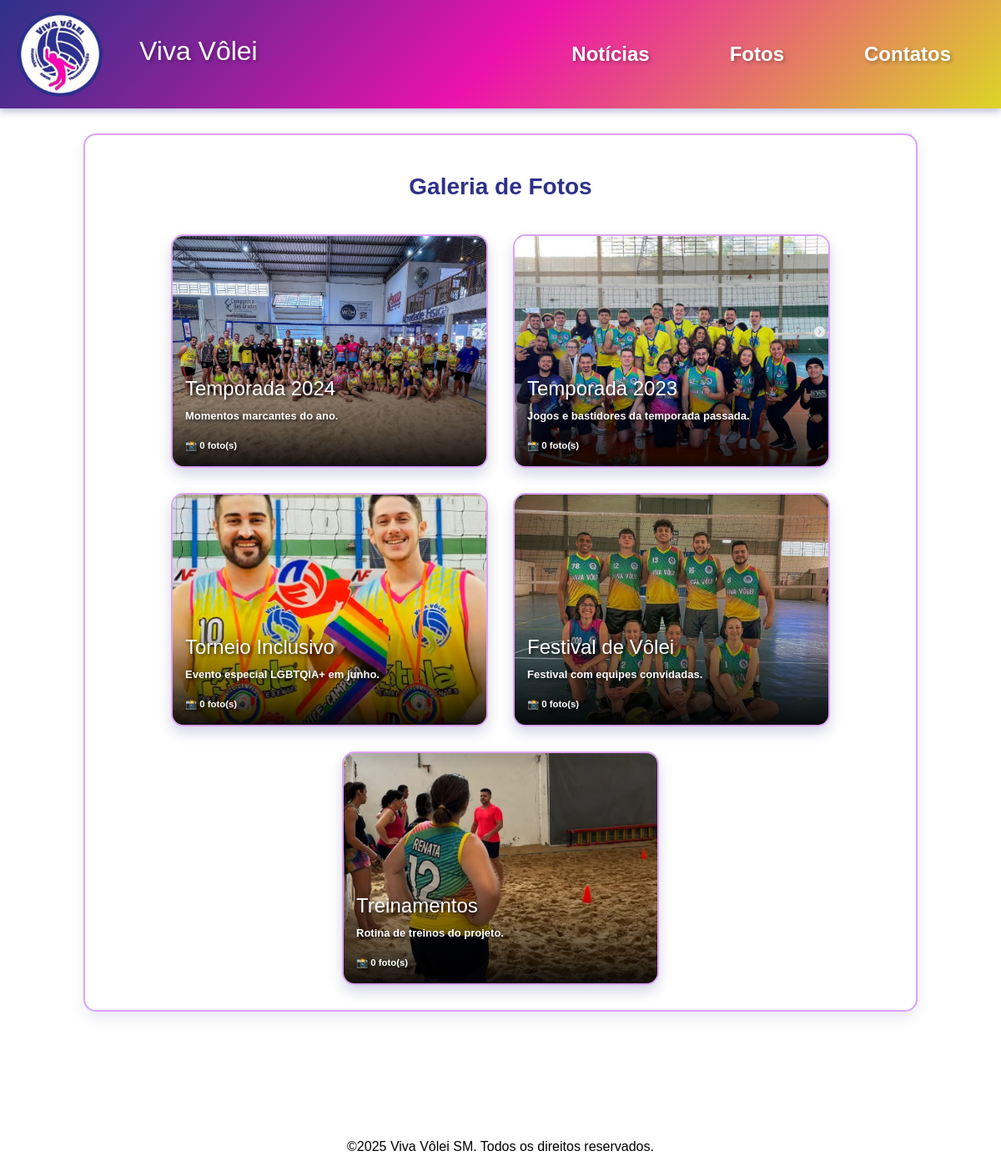
The page /fotos.php on the database its author committed.
### tables this page shows
CREATE TABLE `categorias_fotos` (
  `id` int NOT NULL AUTO_INCREMENT,
  `nome` varchar(100) NOT NULL,
  `slug` varchar(100) NOT NULL,
  `descricao` text,
  `imagem_capa` varchar(255) DEFAULT NULL,
  `created_at` timestamp NOT NULL DEFAULT CURRENT_TIMESTAMP,
  `updated_at` timestamp NOT NULL DEFAULT CURRENT_TIMESTAMP ON UPDATE CURRENT_TIMESTAMP,
  PRIMARY KEY (`id`),
  UNIQUE KEY `slug` (`slug`)
);

### src/ConexaoMysql.php (called while the page is built, shortened)
<?php
class ConexaoMysql {
    protected $mysqli;
    protected $server = '127.0.0.1';
    protected $user = 'root';
    protected $pass = '';
    protected $dataBase = 'viva';
    public function Conectar(){
        $this->mysqli = new mysqli($this->server, $this->user, $this->pass, $this->dataBase);
        $this->mysqli->set_charset('utf8');
    }
    public function Consultar($sql){
        try {
            if ($result = $this->mysqli->query($sql)){
                return $result;
            } else {
                $this->total = 0;
                return null;
            }
        } catch (Exception $exc) {
            $this->Desconectar();
        }
    }
 public function Desconectar(){
    if ($this->mysqli instanceof mysqli && !is_null($this->mysqli)) {
        $this->mysqli = null;
    }
}
}

### fotos.php (the view, shortened to what this page needs)
<!DOCTYPE html>
<html lang="pt-br">
<head>
    <link href="https://cdn.jsdelivr.net/npm/bootstrap@5.3.0/dist/css/bootstrap.min.css" rel="stylesheet">
    <link rel="stylesheet" href="https://cdnjs.cloudflare.com/ajax/libs/font-awesome/6.0.0-beta3/css/all.min.css">
    <link rel="stylesheet" href="css/fotos.css">
</head>
<body>
    <nav class="navbar navbar-expand-lg navbar-light">
        <div class="container-fluid">
          <img src="src/img/369951376_309555475108077_7449468456577851380_n-removebg-preview.png" alt="Logo" class="img-fluid logo" id="logo">
           <a class="navbar-brand d-flex align-items-center" href="viva.php">
                <h2>Viva Vôlei</h2>
            </a>
            <div class="collapse navbar-collapse justify-content-end" id="navbarNav">
                <ul class="navbar-nav">
                    <li class="nav-item">
                        <a class="nav-link" href="noticias.php">Notícias</a>
                    </li>
                    <li class="nav-item">
                        <a class="nav-link" href="fotos.php">Fotos</a>
                    </li>
                    <li class="nav-item">
                        <a class="nav-link" href="contatos.php">Contatos</a>
                    </li>
                </ul>
            </div>
        </div>
    </nav>
    <div class="container-principal">
        <div class="conteudo-centralizado">
            <h2 class="noticiao">Galeria de Fotos</h2>
            <div class="bloco-categorias">
                <?php
                require_once 'src/ConexaoMysql.php';
                $con = new ConexaoMysql();
                $con->Conectar();
                $sql = "SELECT * FROM categorias_fotos ORDER BY created_at DESC";
                $resultado = $con->Consultar($sql);
                if ($resultado && $resultado->num_rows > 0) {
                    while ($categoria = $resultado->fetch_assoc()) {
                        $sqlCount = "SELECT COUNT(*) as total FROM fotos WHERE categoria_id = " . $categoria['id'];
                        $resultCount = $con->Consultar($sqlCount);
                        $count = $resultCount->fetch_assoc()['total'];
                        echo '<div class="categoria-foto" onclick="window.location.href=\'galeria-categoria.php?id=' . $categoria['id'] . '\'" style="cursor: pointer; position: relative;">';
                        if ($categoria['imagem_capa'] && file_exists($categoria['imagem_capa'])) {
                            echo '<img src="' . htmlspecialchars($categoria['imagem_capa']) . '" alt="' . htmlspecialchars($categoria['nome']) . '">';
                        } else {
                            echo '<img src="src/img/default.jpg" alt="Imagem padrão">';
                        }
                        echo '<div class="categoria-info">';
                        echo '<h4>' . htmlspecialchars($categoria['nome']) . '</h4>';
                        echo '<p>' . htmlspecialchars($categoria['descricao']) . '</p>';
                        echo '<small style="color: rgba(255, 255, 255, 1); font-weight: bold;">📸 ' . $count . ' foto(s)</small>';
                        echo '</div>';
                        echo '</div>';
                    }
                }
                ?>
            </div>
        </div>
    </div>
    <footer class="footer">
        <div class="container">
            <p>&copy;2025 Viva Vôlei SM. Todos os direitos reservados.</p>
        </div>
    </footer>
</body>
</html>

### css/fotos.css (style rules this page uses)
* { margin: 0; padding: 0; box-sizing: border-box; font-family:'Lucida Sans', 'Lucida Sans Regular', 'Lucida Grande', 'Lucida Sans Unicode', Geneva, Verdana, sans-serif; }
body { background: white }
.logo { max-height: 110px; margin-top: -15px; margin-bottom: -15px; margin-left: 5px; }
.navbar { box-shadow: 0 4px 8px rgba(46, 49, 137, 0.3); height: 130px; background: linear-gradient(135deg, #2e3189 0%, #ec12ac 50%, #ddd526 100%); color: white; position: relative; }
.navbar::before { content: ''; position: absolute; top: 0; left: 0; right: 0; bottom: 0; background: linear-gradient(135deg, #2e3189 0%, rgba(236, 18, 172, 0.9) 50%, rgba(221, 213, 38, 0.9) 100%); z-index: 1; }
.navbar > * { position: relative; z-index: 2; }
.navbar a { position: relative; color: white; text-decoration: none; font-weight: 600; margin-left: 40px; margin-right: 40px; text-shadow: 2px 2px 4px rgba(0, 0, 0, 0.3); transition: all 0.3s ease; }
.navbar a::before { content: ''; position: absolute; top: 100%; left: 0; width: 0; height: 3px; background: linear-gradient(90deg, #f9fb00, #ec12ac); transition: width 0.3s ease; border-radius: 2px; }
.navbar-nav { text-align: center; }
.navbar-nav .nav-link { padding: 10px 20px; font-size: 24px; }
.container-principal { display: flex; justify-content: center; min-height: 100vh; width: 100%; margin-top: 30px; }
.conteudo-centralizado { background: white; width: 100%; max-width: 1000px; padding: 30px; border-radius: 15px; box-shadow: 0 8px 16px rgba(46, 49, 137, 0.1); border: 2px solid rgba(163, 18, 236, 0.392); }
.noticiao { text-align: center; margin-top: 15px; font-size: 28px; color: #2e3189; font-weight: 600; }
.bloco-categorias { display: flex; flex-wrap: wrap; gap: 30px; justify-content: center; margin-top: 40px; }
.categoria-foto { position: relative; width: 380px; height: 280px; overflow: hidden; border-radius: 15px; box-shadow: 0 8px 16px rgba(46, 49, 137, 0.2); border: 2px solid rgba(163, 18, 236, 0.392); transition: all 0.3s ease; cursor: pointer; }
.categoria-foto img { width: 100%; height: 100%; object-fit: cover; transition: all 0.3s ease; }
.categoria-info { position: absolute; bottom: 0; left: 0; width: 100%; padding: 15px; background: linear-gradient(to top, rgba(0, 0, 0, 0.9) 0%, rgba(0, 0, 0, 0.5) 40%, transparent 100%); color: white; font-size: 13px; font-weight: 600; text-shadow: 2px 2px 4px rgba(0, 0, 0, 0.8); }
.footer { color: whitesmoke; padding: 20px 0; text-align: center; margin-top: 130px; }
.container { color: black; }

### rows shown on the page
categorias_fotos: imagem_capa (picture), nome "Temporada 2024", descricao "Momentos marcantes do ano.", count "0"
categorias_fotos: imagem_capa (picture), nome "Temporada 2023", descricao "Jogos e bastidores da temporada passada.", count "0"
categorias_fotos: imagem_capa (picture), nome "Torneio Inclusivo", descricao "Evento especial LGBTQIA+ em junho.", count "0"
categorias_fotos: imagem_capa (picture), nome "Festival de Vôlei", descricao "Festival com equipes convidadas.", count "0"
categorias_fotos: imagem_capa (picture), nome "Treinamentos", descricao "Rotina de treinos do projeto.", count "0"
